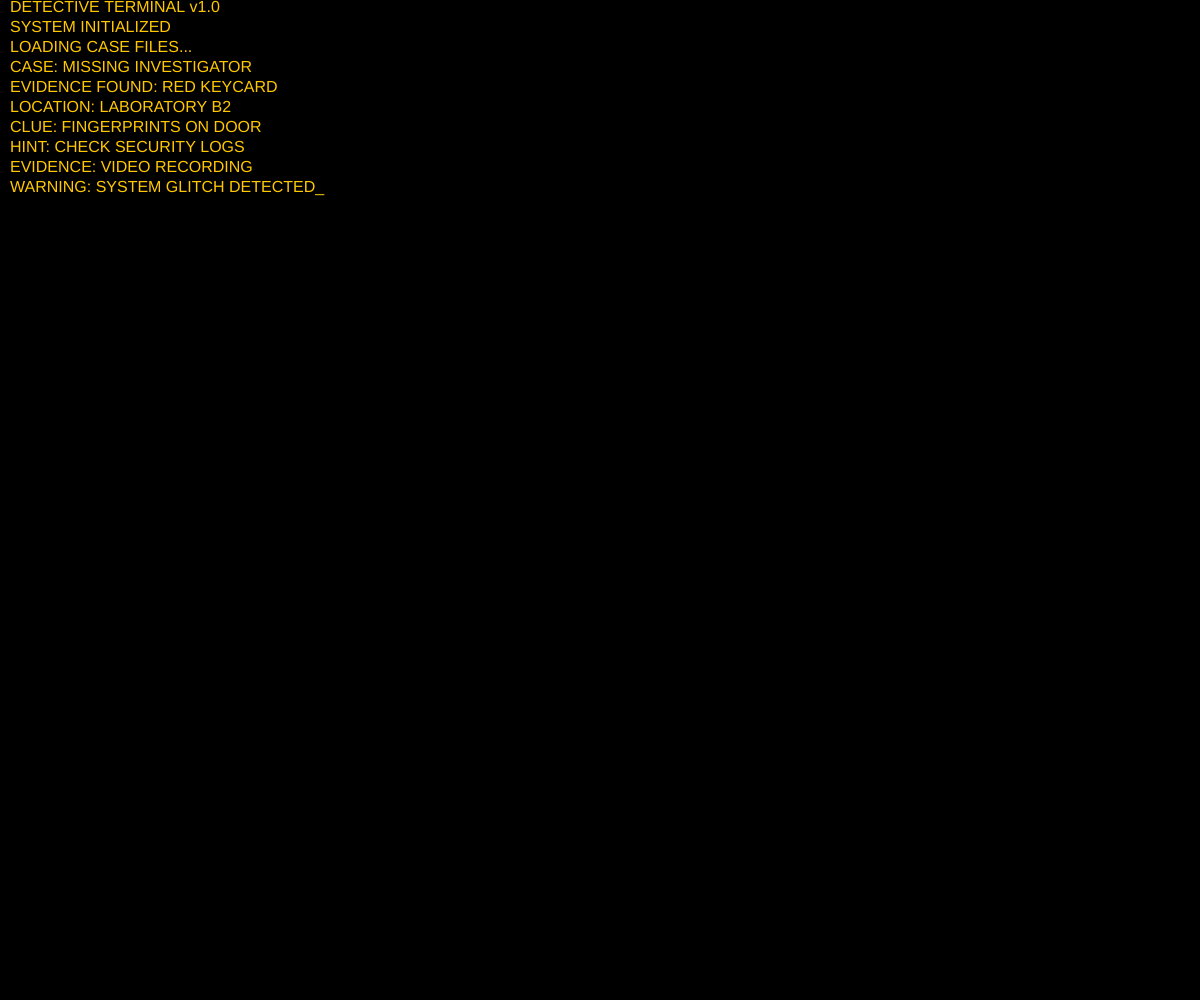
Frame 1 (no input)
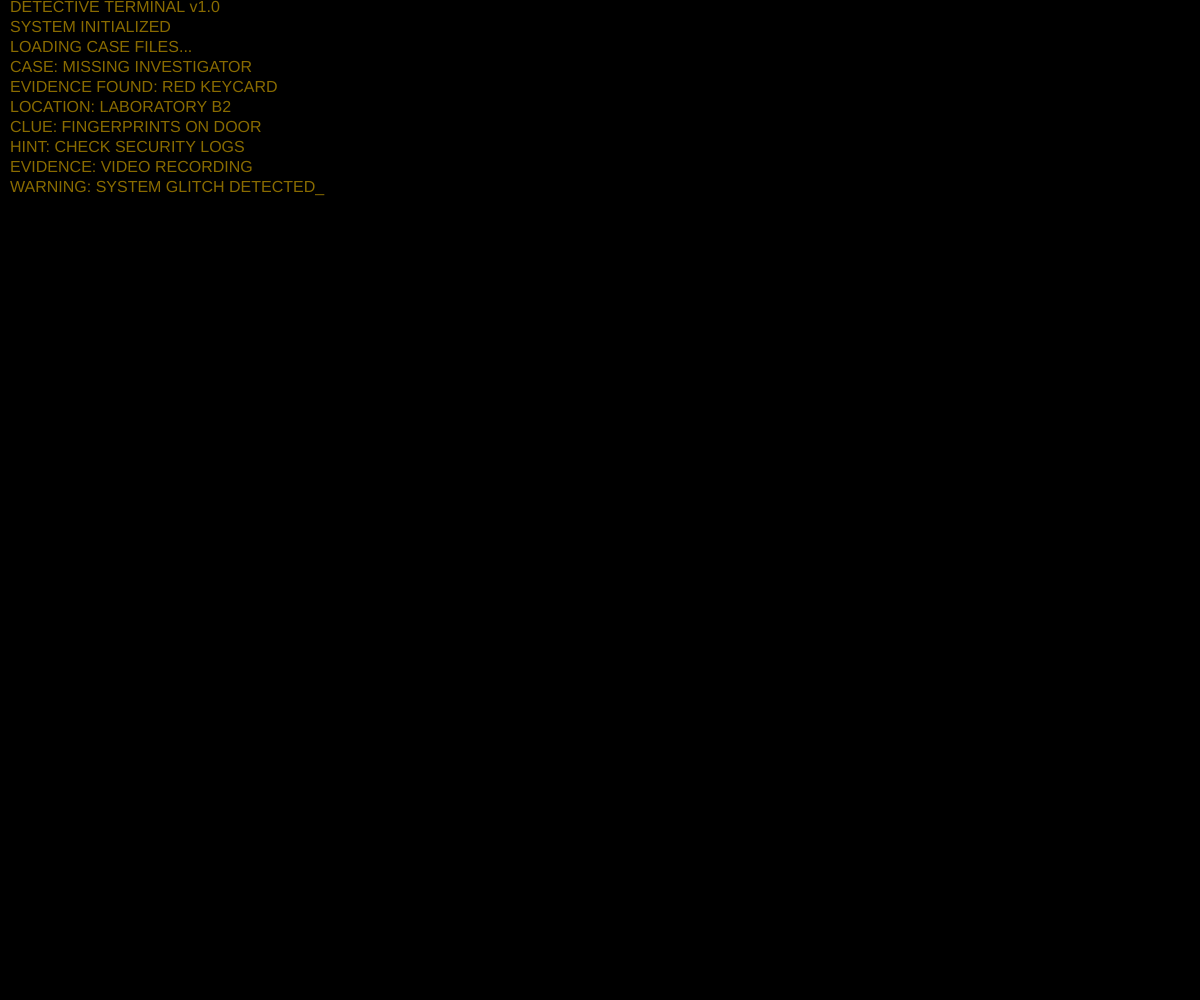
Frame 60 (no input)
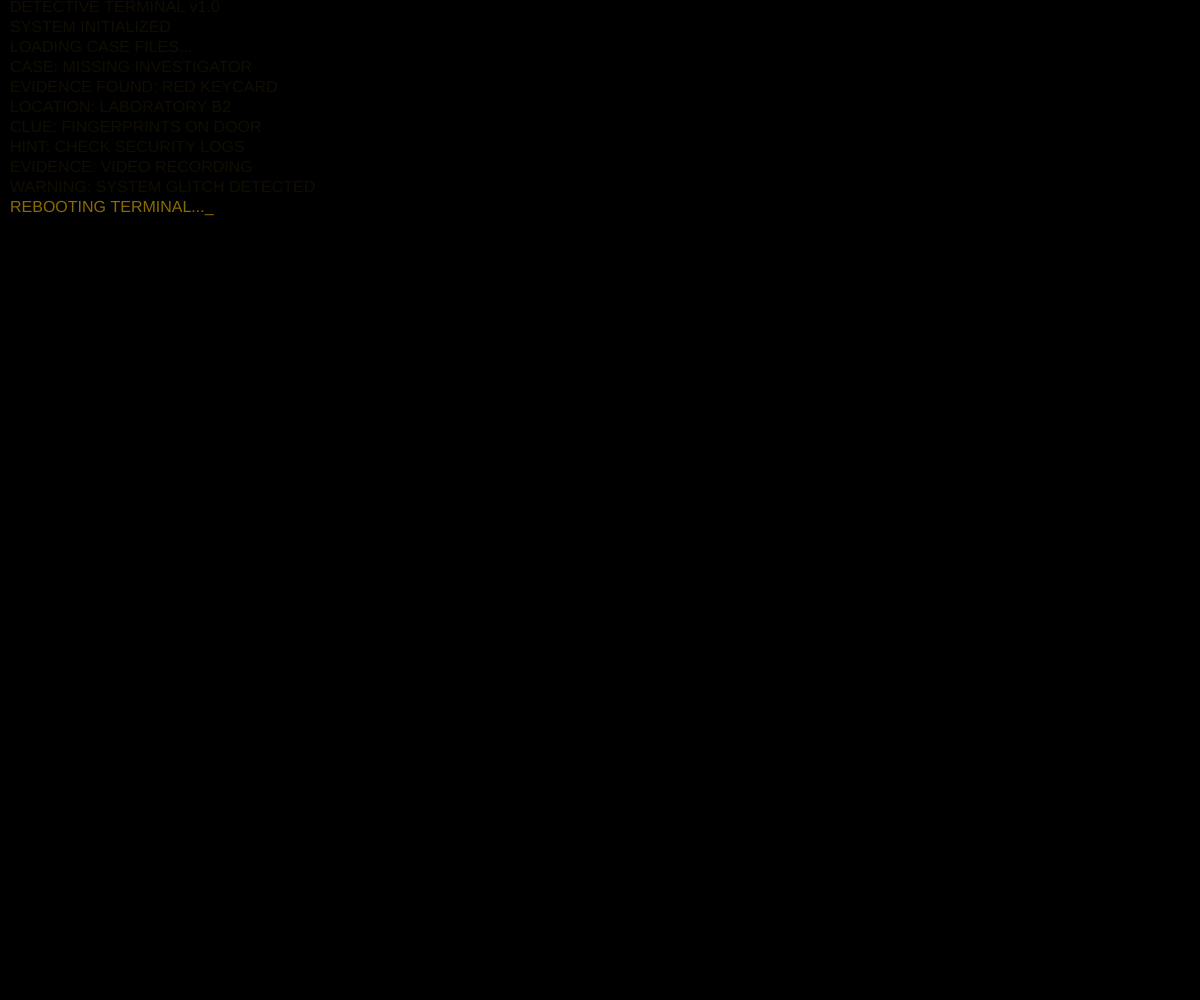
Frame 120 (the mouse pressed at the canvas centre since frame 60)

The p5.js sketch that drew these frames (run headless with seeded random() and noise() and a simulated clock; from frame 60 on, the mouse is pressed at the canvas centre):

// p5.js sketch
// ── sketch.js
let terminalText = [];
let commandBuffer = '';
let isTyping = false;
let glitchActive = false;
let glitchTimer = 0;
let cursorBlink = 0;

// Sample detective story lines
const storyLines = [
  "DETECTIVE TERMINAL v1.0",
  "SYSTEM INITIALIZED",
  "LOADING CASE FILES...",
  "CASE: MISSING INVESTIGATOR",
  "EVIDENCE FOUND: RED KEYCARD",
  "LOCATION: LABORATORY B2",
  "CLUE: FINGERPRINTS ON DOOR",
  "HINT: CHECK SECURITY LOGS",
  "EVIDENCE: VIDEO RECORDING",
  "WARNING: SYSTEM GLITCH DETECTED",
  "REBOOTING TERMINAL...",
  "NEW CLUE: UNIDENTIFIED VOICE",
  "CASE FILE CORRUPTED",
  "ACCESS GRANTED",
  "INVESTIGATION COMPLETE"
];

function setup() {
  createCanvas(windowWidth, windowHeight);
  background(0);
  
  // Initialize terminal with some text
  for (let i = 0; i < 10; i++) {
    terminalText.push({
      text: storyLines[i % storyLines.length],
      y: i * 20,
      opacity: 255
    });
  }
  
  textSize(16);
  textAlign(LEFT, TOP);
  noStroke();
}

function draw() {
  background(0);
  
  // Update glitch effect
  if (glitchActive) {
    glitchTimer--;
    if (glitchTimer <= 0) {
      glitchActive = false;
    }
    
    // Apply random glitch effects
    for (let i = 0; i < 5; i++) {
      let x = random(width);
      let y = random(height);
      let w = random(10, 50);
      let h = random(2, 10);
      fill(random(255), random(255), 0, 100);
      rect(x, y, w, h);
    }
  }
  
  // Update cursor blink
  cursorBlink++;
  
  // Draw terminal text with glow effect
  for (let i = 0; i < terminalText.length; i++) {
    let line = terminalText[i];
    fill(255, 200, 0, line.opacity); // Amber glow color
    
    if (i === terminalText.length - 1) {
      // Last line (input line)
      text(line.text + (cursorBlink % 60 < 30 ? '_' : ''), 10, line.y);
    } else {
      text(line.text, 10, line.y);
    }
    
    // Fade out old lines
    if (line.opacity > 0) {
      line.opacity -= 2;
    }
  }
  
  // Add new text occasionally to simulate output
  if (frameCount % 60 === 0 && terminalText.length < 30) {
    let newText = storyLines[Math.floor(random(storyLines.length))];
    terminalText.push({
      text: newText,
      y: (terminalText.length) * 20,
      opacity: 255
    });
    
    // Randomly trigger glitch effect
    if (random() < 0.1) {
      glitchActive = true;
      glitchTimer = 10;
    }
  }
  
  // Scroll text when needed
  if (terminalText.length > 20) {
    terminalText.shift();
  }
}

function mousePressed() {
  // Start typing on click
  isTyping = true;
  commandBuffer = '';
}

function keyPressed() {
  if (!isTyping) return;
  
  if (key === '\n') {
    // Process command
    terminalText.push({
      text: '> ' + commandBuffer,
      y: terminalText.length * 20,
      opacity: 255
    });
    
    // Simulate response based on command
    let response = "COMMAND RECOGNIZED";
    if (commandBuffer.includes('help')) {
      response = "AVAILABLE COMMANDS: help, search, examine, exit";
    } else if (commandBuffer.includes('search')) {
      response = "FOUND: CLUE IN LABORATORY B2";
    } else if (commandBuffer.includes('examine')) {
      response = "EVIDENCE: RED KEYCARD WITH FINGERPRINTS";
    }
    
    terminalText.push({
      text: response,
      y: terminalText.length * 20,
      opacity: 255
    });
    
    commandBuffer = '';
  } else if (key === BACKSPACE) {
    commandBuffer = commandBuffer.slice(0, -1);
  } else {
    commandBuffer += key;
  }
  
  // Update last line with current input
  if (terminalText.length > 0) {
    terminalText[terminalText.length - 1].text = '> ' + commandBuffer;
  }
}

function windowResized() {
  resizeCanvas(windowWidth, windowHeight);
}
